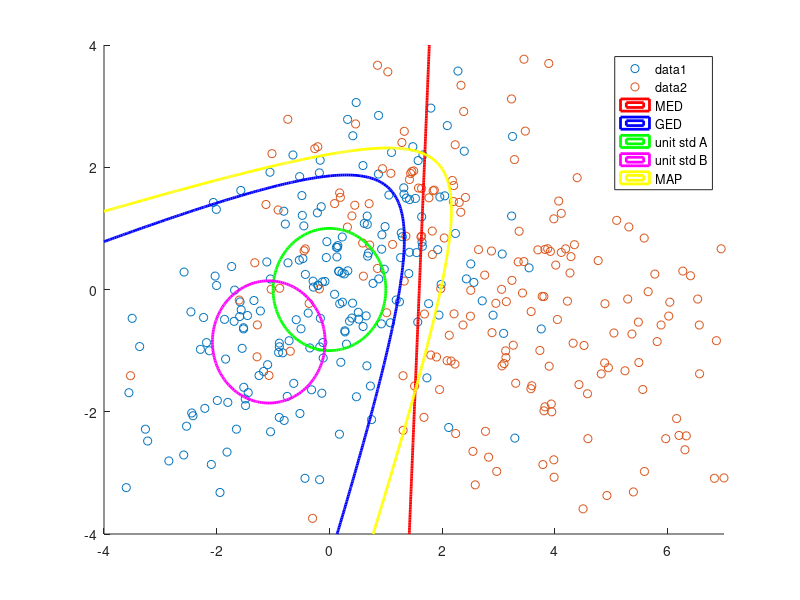

Source code (MATLAB):
%% case3 
clear all;
close all;
clc;
%% 
mu_A=[0 0]; 
sigma_A=[3,1;1,2];
R = chol(sigma_A);
a = repmat(mu_A,200,1) + randn(200,2)*R;
scatter(a(:,1),a(:,2));
hold on; 
mu_B=[3 0]; 
sigma_B=[7,-3;-3,4];
R = chol(sigma_B);
b = repmat(mu_B,200,1) + randn(200,2)*R;
scatter(b(:,1),b(:,2));
%% MED
x_M = linspace(-4, 7, 300);
y_M = linspace(-4, 4, 300);
mean_a= mean(a);
mean_b= mean(b);
z_M = zeros(length(x_M), length(y_M));
for i=1:length(x_M)
    for j=1:length(y_M)
        z_M(i,j)=sqrt(((x_M(i)-mean_a(1))^2 + (y_M(j)-mean_a(2))^2))-sqrt(((x_M(i)- mean_b(1))^2 + (y_M(j)- mean_b(2))^2));
    end
end
z_M=z_M';
contour(x_M,y_M,z_M,[0, 0],'LineWidth', 2,'LineColor','r','DisplayName','MED');
%% GED
x_G = linspace(-4, 7, 300);
y_G = linspace(-4, 4, 300);
cov_a=cov(a);
cov_b=cov(b);
z_G = zeros(length(x_G), length(y_G));
for i=1:length(x_G)
    for j=1:length(y_G)
        z_G(i,j)=([x_G(i) y_G(j)]- mean_a)*inv(cov_a)*([x_G(i) y_G(j)]- mean_a)'- ([x_G(i) y_G(j)]- mean_b)*inv(cov_b)*([x_G(i) y_G(j)]- mean_b)';
    end
end
z_G=z_G';
contour(x_G,y_G,z_G,[0, 0], 'LineWidth', 2,'LineColor','b','DisplayName','GED');
%% unit standard deviation
x_unit_A = linspace(-4, 7, 300);
y_unit_A = linspace(-4, 4, 300);
z_unit_A=zeros(length(mu_A),length(mu_A));
[V_A,D_A]=eig(sigma_A);
z_unit_A=D_A^(-1/2)*V_A'*mu_A';
z_unit_A=z_unit_A';
for i=1:length(x_unit_A)
    for j=1:length(y_unit_A)
        z_unit_A_A(i,j)=sqrt(((x_unit_A(i)-z_unit_A(1))^2 + (y_unit_A(j)-z_unit_A(2))^2));
    end
end
z_unit_A_A=z_unit_A_A';
contour(x_unit_A,y_unit_A,z_unit_A_A,[1, 1], 'LineWidth', 2,'LineColor','g','DisplayName','unit std A');

x_unit_B = linspace(-4, 7, 300);
y_unit_B = linspace(-4, 4, 300);
z_unit_B=zeros(length(mu_B),length(mu_B));
[V_B,D_B]=eig(sigma_B);
z_unit_B=D_B^(-1/2)*V_B'*mu_B';
z_unit_B=z_unit_B';
for i=1:length(x_unit_B)
    for j=1:length(y_unit_B)
        z_unit_B_B(i,j)=sqrt(((x_unit_B(i)-z_unit_B(1))^2 + (y_unit_B(j)-z_unit_B(2))^2));
    end
end
z_unit_B_B=z_unit_B_B';
contour(x_unit_B,y_unit_B,z_unit_B_B,[1, 1], 'LineWidth', 2,'LineColor','m','DisplayName','unit std B');
%% MAP
x_MAP = linspace(-4, 7, 300);
y_MAP = linspace(-4, 4, 300);
z_MAP = zeros(length(x_MAP), length(y_MAP));
for i = 1:length(x_MAP)
     for j = 1:length(y_MAP)      
         z_MAP(i,j) = 1/(2*pi*(abs(det(sigma_A)))^0.5)*exp(-0.5*([x_MAP(i) y_MAP(j)]- mu_A)*inv(sigma_A)*([x_MAP(i) y_MAP(j)]- mu_A)') - 1/(2*pi*(abs(det(sigma_B)))^0.5)*exp(-0.5*([x_MAP(i) y_MAP(j)]- mu_B)*inv(sigma_B)*([x_MAP(i) y_MAP(j)]- mu_B)');
     end
end
z_MAP = z_MAP';
contour(x_MAP,y_MAP,z_MAP,[0, 0], 'LineWidth', 2,'LineColor','y','DisplayName','MAP');
legend('show');